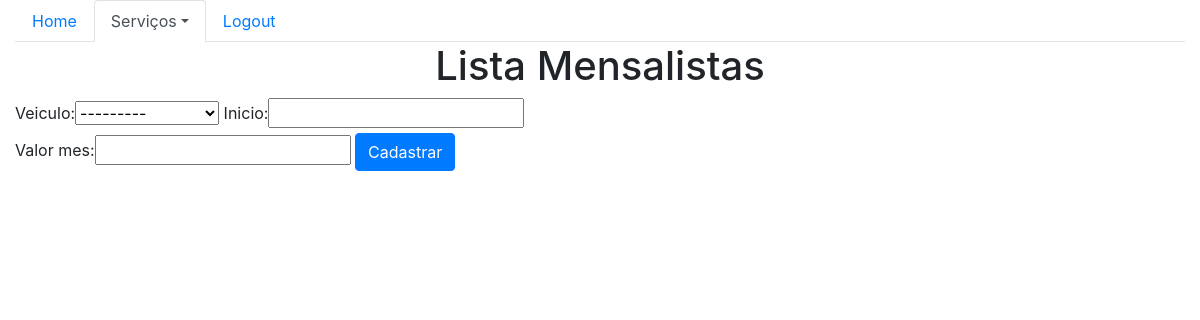
/sistema/mensalistas/ (signed in), run on an earlier commit of the app's database.
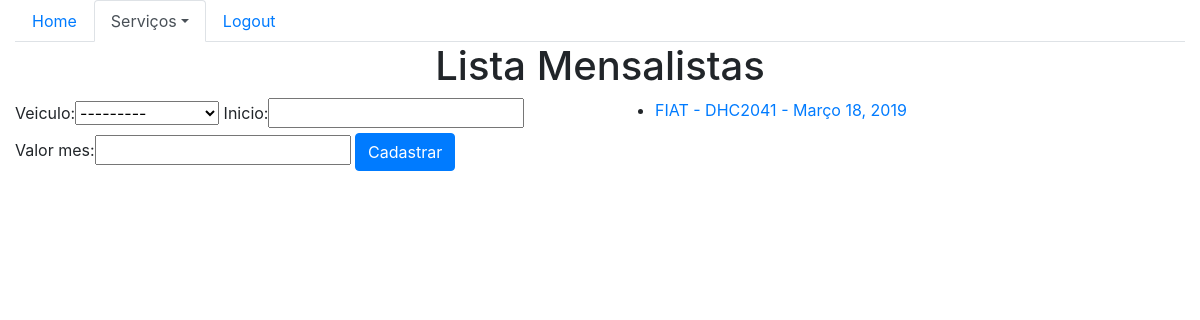
And on a later commit of the database.
### core/models.py (models this page shows, shortened)
class Mensalista(models.Model):
    veiculo = models.ForeignKey(Veiculo, models.CASCADE)
    inicio = models.DateField()
    valor_mes = models.DecimalField(max_digits=6, decimal_places=2)

class Veiculo(models.Model):
    marca = models.ForeignKey(Marca, on_delete=models.CASCADE)
    placa = models.CharField(max_length=7)
    proprietario = models.ForeignKey(Pessoa, on_delete=models.CASCADE)
    cor = models.CharField(max_length=15)
    observacoes = models.TextField()
    def __str__(self):
        return self.marca.nome + ' - ' + self.placa

class Marca(models.Model):
    nome = models.CharField(max_length=50)

### core/views.py (the view)
@login_required
def lista_mensalistas(request):
    mensalistas = Mensalista.objects.all()
    form = MensalistaForm()
    data = {'mensalistas':mensalistas, 'form':form}
    return render(request, 'core/lista_mensalistas.html', data)

### core/forms.py
class MensalistaForm(ModelForm):
    class Meta:
        model = Mensalista
        fields = '__all__'

### core/templates/core/lista_mensalistas.html (shortened to what this page needs)
{% extends 'base.html'%}
{% load bootstrap %}
{% block menu %}
    <ul class="nav nav-tabs">
        <li class="nav-item">
        <a class="nav-link" href="{% url 'core_home' %}">Home</a>
        </li>
        <li class="nav-item dropdown">
        <a class="nav-link dropdown-toggle active" data-toggle="dropdown" href="#" role="button" aria-haspopup="true" aria-expanded="false">Serviços</a>
        </li>
        <li class="nav-item">
        <a class="nav-link" href="#">Logout</a>
        </li>
    </ul>
{% endblock %}
{% block main %}
<div class="row">
    <div class="mx-auto">
        <h1>Lista Mensalistas</h1>
    </div>
</div>
<class class="row">
    <class class="col-sm-6">
        <form action="{% url 'core_mensalista_novo' %}" method="POST">
                {{ form|bootstrap }}
                <button type="submit" class="btn btn-primary">Cadastrar</button>
        </form>
    </class>
    <class class="col-sm-6">
        <ul>
            {% for mensalista in mensalistas %}
                <li>
                    <a href="{% url 'core_mensalista_update' mensalista.id %}">
                        {{ mensalista.veiculo }} - {{ mensalista.inicio }}
                    </a>
                </li>
            {% endfor %}
        </ul>
    </class>
</class>
{% endblock %}

What changed in the data, as far as the page shows it:
added Mensalista: veiculo "FIAT - DHC2041", inicio "Março 18, 2019"
